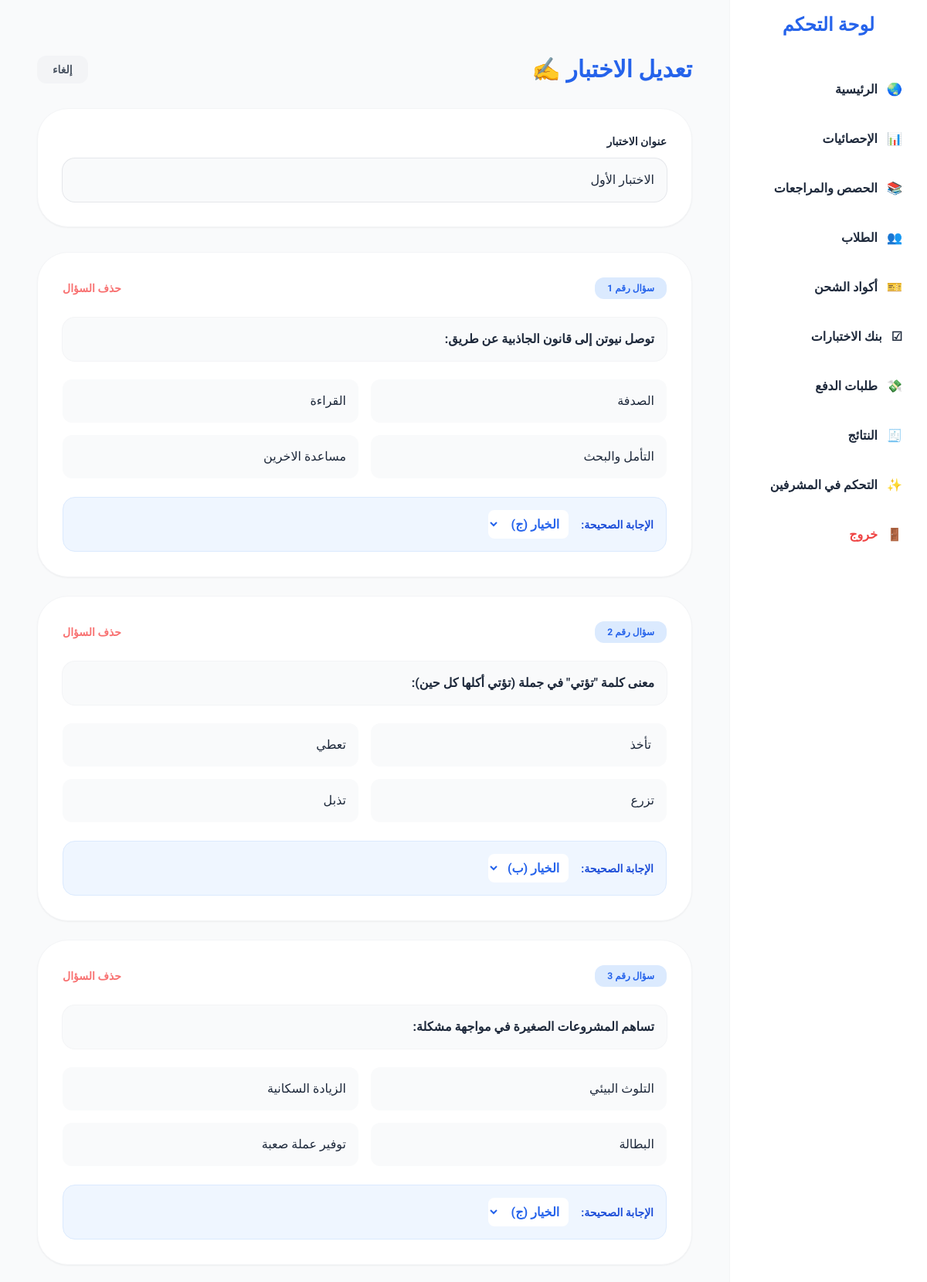
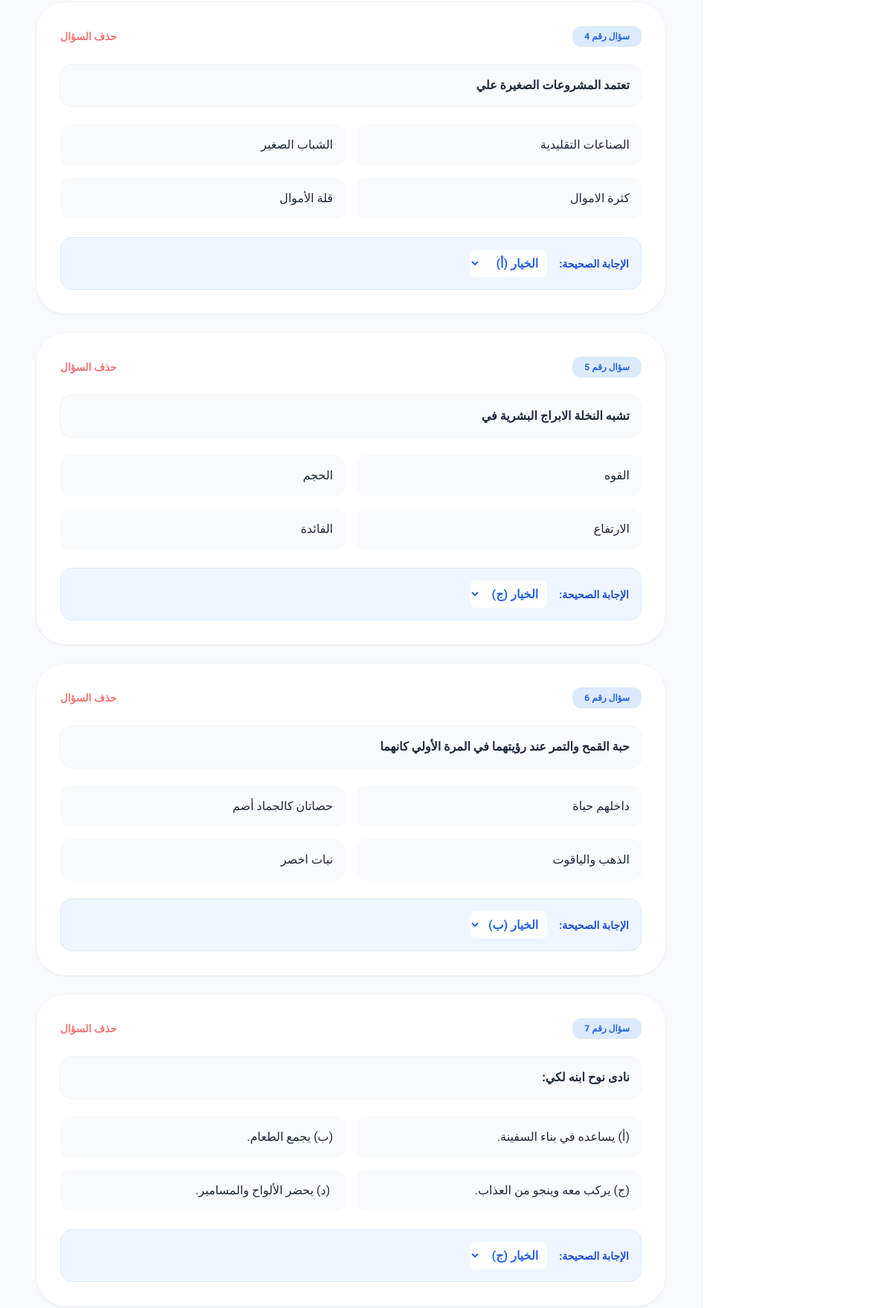
The app's page /admin/edit_quiz.php?id=5 (signed in, upper part) with its own data (2 pictures, top to bottom).
### tables this page shows
CREATE TABLE `quizzes` (
  `id` int(11) NOT NULL,
  `quiz_title` varchar(255) NOT NULL,
  `created_at` timestamp NOT NULL DEFAULT current_timestamp()
);

CREATE TABLE `quiz_questions` (
  `id` int(11) NOT NULL,
  `quiz_id` int(11) NOT NULL,
  `question_text` text NOT NULL,
  `option_a` varchar(255) NOT NULL,
  `option_b` varchar(255) NOT NULL,
  `option_c` varchar(255) NOT NULL,
  `option_d` varchar(255) NOT NULL,
  `correct_option` char(1) NOT NULL
);

### admin/edit_quiz.php (the view, shortened to what this page needs)
<?php
require_once '../config.php';
$quiz_id = $_GET['id'];
$stmt = $pdo->prepare("SELECT * FROM quizzes WHERE id = ?");
$stmt->execute([$quiz_id]);
$quiz = $stmt->fetch();
$q_stmt = $pdo->prepare("SELECT * FROM quiz_questions WHERE quiz_id = ?");
$q_stmt->execute([$quiz_id]);
$questions = $q_stmt->fetchAll();
require_once 'header.php';
?>
<div class="max-w-4xl mx-auto py-10 px-4">
    <div class="flex justify-between items-center mb-8">
        <h2 class="text-3xl font-black text-blue-600 dark:text-blue-400">تعديل الاختبار ✍️</h2>
        <a href="manage_quizzes.php" class="bg-gray-100 dark:bg-slate-800 text-gray-600 dark:text-gray-300 px-5 py-2 rounded-xl font-bold text-sm">إلغاء</a>
    </div>
    <form method="POST" class="space-y-8">
        <div class="bg-white dark:bg-slate-800 p-8 rounded-[2.5rem] shadow-sm border border-gray-100 dark:border-slate-700">
            <label class="block text-sm font-black mb-3 dark:text-gray-300">عنوان الاختبار</label>
            <input type="text" name="quiz_title" value="<?= htmlspecialchars($quiz['quiz_title']) ?>"
                   class="w-full p-4 rounded-2xl bg-gray-50 dark:bg-slate-700 border-none ring-1 ring-gray-200 dark:ring-slate-600 focus:ring-2 focus:ring-blue-500 dark:text-white" required>
        </div>
        <div id="questions-area" class="space-y-6">
            <?php foreach($questions as $index => $question): ?>
            <div class="p-8 bg-white dark:bg-slate-800 rounded-[2.5rem] border border-gray-100 dark:border-slate-700 shadow-sm relative animate-slide-up">
                <div class="flex justify-between items-center mb-6">
                    <span class="bg-blue-100 dark:bg-blue-900/30 text-blue-600 dark:text-blue-400 px-4 py-1.5 rounded-xl text-xs font-black">سؤال رقم <?= $index + 1 ?></span>
                    <button type="button" onclick="this.parentElement.parentElement.remove()" class="text-red-400 hover:text-red-600 transition text-sm font-bold">حذف السؤال</button>
                </div>
                <input type="text" name="questions[<?= $index ?>][text]" value="<?= htmlspecialchars($question['question_text']) ?>"
                       class="w-full p-4 mb-6 rounded-2xl bg-gray-50 dark:bg-slate-700 border-none ring-1 ring-gray-100 dark:ring-slate-600 dark:text-white font-bold" required>
                <div class="grid grid-cols-1 md:grid-cols-2 gap-4">
                    <input type="text" name="questions[<?= $index ?>][a]" value="<?= htmlspecialchars($question['option_a']) ?>" placeholder="أ" class="p-4 rounded-xl bg-gray-50 dark:bg-slate-700 border-none dark:text-white" required>
                    <input type="text" name="questions[<?= $index ?>][b]" value="<?= htmlspecialchars($question['option_b']) ?>" placeholder="ب" class="p-4 rounded-xl bg-gray-50 dark:bg-slate-700 border-none dark:text-white" required>
                    <input type="text" name="questions[<?= $index ?>][c]" value="<?= htmlspecialchars($question['option_c']) ?>" placeholder="ج" class="p-4 rounded-xl bg-gray-50 dark:bg-slate-700 border-none dark:text-white" required>
                    <input type="text" name="questions[<?= $index ?>][d]" value="<?= htmlspecialchars($question['option_d']) ?>" placeholder="د" class="p-4 rounded-xl bg-gray-50 dark:bg-slate-700 border-none dark:text-white" required>
                </div>
                <div class="mt-6 flex items-center gap-4 bg-blue-50 dark:bg-blue-900/20 p-4 rounded-2xl border border-blue-100 dark:border-blue-900/30">
                    <label class="text-sm font-black text-blue-700 dark:text-blue-300">الإجابة الصحيحة:</label>
                    <select name="questions[<?= $index ?>][correct]" class="p-2 rounded-lg bg-white dark:bg-slate-800 border-none font-bold text-blue-600">
                        <option value="a" <?= $question['correct_option'] == 'a' ? 'selected' : '' ?>>الخيار (أ)</option>
                        <option value="b" <?= $question['correct_option'] == 'b' ? 'selected' : '' ?>>الخيار (ب)</option>
                        <option value="c" <?= $question['correct_option'] == 'c' ? 'selected' : '' ?>>الخيار (ج)</option>
                    </select>
                </div>
            </div>
            <?php endforeach; ?>
        </div>
    </form>
</div>

### admin/header.php (style rules this page uses)
body { font-family: 'IBM Plex Sans Arabic', sans-serif; }

### admin/edit_quiz.php (style rules this page uses)
.animate-slide-up { animation: slide-up 0.4s ease-out forwards; }

### records on screen
quizzes: quiz_title "الاختبار الأول"
quiz_questions: question_text "توصل نيوتن إلى قانون الجاذبية عن طريق:", option_a "الصدفة", option_b "القراءة", option_c "التأمل والبحث", option_d "مساعدة الاخرين", correct_option "الخيار (ج)"
quiz_questions: question_text "معنى كلمة \"تؤتي\" في جملة (تؤتي أكلها كل حين):", option_a "تأخذ", option_b "تعطي", option_c "تزرع", option_d "تذبل", correct_option "الخيار (ب)"
quiz_questions: question_text "تساهم المشروعات الصغيرة في مواجهة مشكلة:", option_a "التلوث البيئي", option_b "الزيادة السكانية", option_c "البطالة", option_d "توفير عملة صعبة", correct_option "الخيار (ج)"
quiz_questions: question_text "تعتمد المشروعات الصغيرة علي", option_a "الصناعات التقليدية", option_b "الشباب الصغير", option_c "كثرة الاموال", option_d "قلة الأموال", correct_option "الخيار (أ)"
quiz_questions: question_text "تشبه النخلة الابراج البشرية في", option_a "القوه", option_b "الحجم", option_c "الارتفاع", option_d "الفائدة", correct_option "الخيار (ج)"
quiz_questions: question_text "حبة القمح والتمر عند رؤيتهما في المرة الأولي كانهما", option_a "داخلهم حياة", option_b "حصاتان كالجماد أصم", option_c "الذهب والياقوت", option_d "نبات اخصر", correct_option "الخيار (ب)"
quiz_questions: question_text "نادى نوح ابنه لكي:", option_a "(أ) يساعده في بناء السفينة.", option_b "(ب) يجمع الطعام.", option_c "(ج) يركب معه وينجو من العذاب.", option_d "(د) يحضر الألواح والمسامير.", correct_option "الخيار (ج)"
